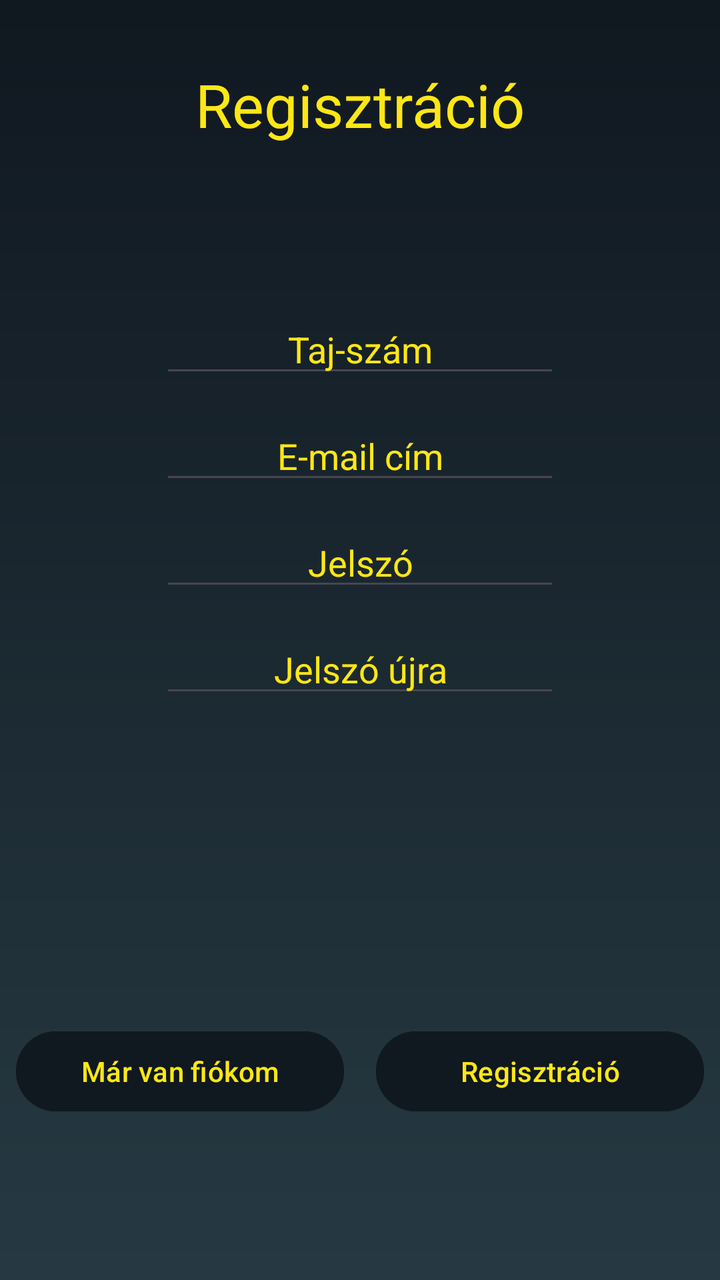
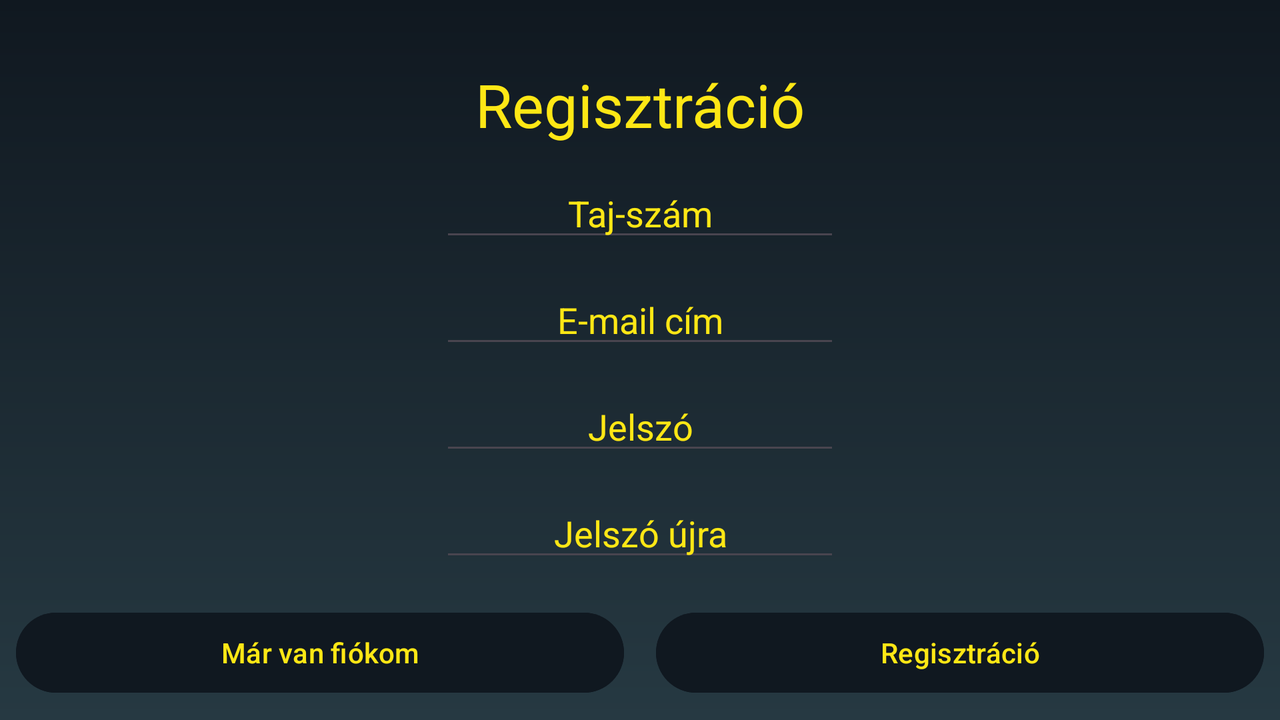

Two renders of one Android screen. The first uses the default layout on a phone; the second uses the alternative layout the repository ships for a different screen configuration, on a matching device. The two XML files are below.
<!-- AndroidManifest.xml: application theme Theme.AppointmentApp -->
<!-- res/layout/activity_register.xml -->
<?xml version="1.0" encoding="utf-8"?>
<androidx.constraintlayout.widget.ConstraintLayout
    xmlns:android="http://schemas.android.com/apk/res/android"
    xmlns:app="http://schemas.android.com/apk/res-auto"
    xmlns:tools="http://schemas.android.com/tools"
    android:id="@+id/register"
    android:layout_width="match_parent"
    android:layout_height="match_parent"
    android:background="@drawable/login_background"
    tools:context=".activites.RegisterActivity">

    <TextView
        android:id="@+id/registrationTextView"
        android:layout_width="0dp"
        android:layout_height="wrap_content"
        android:text="@string/registration"
        android:textColor="@color/yellow"
        android:textSize="30sp"
        android:textAlignment="center"
        app:layout_constraintTop_toTopOf="parent"
        app:layout_constraintStart_toStartOf="parent"
        app:layout_constraintEnd_toEndOf="parent"
        app:layout_constraintBottom_toTopOf="@+id/regTajEditText"
        android:layout_marginTop="32dp" />

    <EditText
        android:id="@+id/regTajEditText"
        android:layout_width="200dp"
        android:layout_height="wrap_content"
        android:layout_marginTop="80dp"
        android:ems="10"
        android:hint="@string/taj"
        android:inputType="number"
        android:maxLength="11"
        android:textAlignment="center"
        android:textColor="@color/yellow"
        android:textColorHint="@color/yellow"
        app:layout_constraintEnd_toEndOf="parent"
        app:layout_constraintStart_toStartOf="parent"
        app:layout_constraintTop_toBottomOf="@+id/registrationTextView" />

    <EditText
        android:id="@+id/emailEditText"
        android:layout_width="200dp"
        android:layout_height="wrap_content"
        android:hint="@string/email"
        android:inputType="textEmailAddress"
        android:ems="10"
        android:textAlignment="center"
        android:textColor="@color/yellow"
        android:textColorHint="@color/yellow"
        app:layout_constraintTop_toBottomOf="@id/regTajEditText"
        app:layout_constraintStart_toStartOf="parent"
        app:layout_constraintEnd_toEndOf="parent"
        android:layout_marginTop="12dp" />


    <EditText
        android:id="@+id/regPassEditText"
        android:layout_width="200dp"
        android:layout_height="wrap_content"
        android:hint="@string/pass"
        android:inputType="textPassword"
        android:ems="10"
        android:textAlignment="center"
        android:textColor="@color/yellow"
        android:textColorHint="@color/yellow"
        app:layout_constraintTop_toBottomOf="@id/emailEditText"
        app:layout_constraintStart_toStartOf="parent"
        app:layout_constraintEnd_toEndOf="parent"
        android:layout_marginTop="12dp" />


    <EditText
        android:id="@+id/regPassEditTextAgain"
        android:layout_width="200dp"
        android:layout_height="wrap_content"
        android:hint="@string/passAgain"
        android:inputType="textPassword"
        android:ems="10"
        android:textAlignment="center"
        android:textColor="@color/yellow"
        android:textColorHint="@color/yellow"
        app:layout_constraintTop_toBottomOf="@id/regPassEditText"
        app:layout_constraintStart_toStartOf="parent"
        app:layout_constraintEnd_toEndOf="parent"
        android:layout_marginTop="12dp" />


    <LinearLayout
        android:id="@+id/registerButtonsLayout"
        android:layout_width="0dp"
        android:layout_height="wrap_content"
        android:layout_marginTop="150dp"
        android:gravity="center"
        android:orientation="horizontal"
        app:layout_constraintEnd_toEndOf="parent"
        app:layout_constraintStart_toStartOf="parent"
        app:layout_constraintTop_toBottomOf="@id/regPassEditTextAgain">

        <Button
            android:id="@+id/goToLogButton"
            android:layout_width="0dp"
            android:layout_height="wrap_content"
            android:layout_margin="8dp"
            android:layout_weight="1"
            android:backgroundTint="@color/dark"
            android:onClick="goToLogButton"
            android:text="@string/goToLog"
            android:textColor="@color/yellow" />

        <Button
            android:id="@+id/regButton"
            android:layout_width="0dp"
            android:layout_height="wrap_content"
            android:layout_margin="8dp"
            android:layout_weight="1"
            android:backgroundTint="@color/dark"
            android:onClick="executeRegButton"
            android:text="@string/registration"
            android:textColor="@color/yellow" />
    </LinearLayout>

</androidx.constraintlayout.widget.ConstraintLayout>
<!-- resources referenced by this layout -->
<resources>
  <color name="dark">#101820</color>
  <color name="yellow">#FEE715</color>
  <!-- drawable login_background (drawable) -->
  <?xml version="1.0" encoding="utf-8"?>
  <shape xmlns:android="http://schemas.android.com/apk/res/android">
      <gradient
          android:type="linear"
          android:angle="100"
          android:startColor="#101820"
      android:endColor="#263942" />
  
      <LinearLayout
          android:layout_width="match_parent"
          android:layout_height="wrap_content"
          android:gravity="center"
          ></LinearLayout>
  
  
  </shape>
  <string name="email">E-mail cím</string>
  <string name="goToLog">Már van fiókom</string>
  <string name="pass">Jelszó</string>
  <string name="passAgain">Jelszó újra</string>
  <string name="registration">Regisztráció</string>
  <string name="taj">Taj-szám</string>
  <style name="Theme.AppointmentApp" parent="Base.Theme.AppointmentApp" />
  <style name="Base.Theme.AppointmentApp" parent="Theme.Material3.DayNight.NoActionBar">
          
          
      </style>
</resources>
<!-- res/layout-land/activity_register.xml (the repository's variant of the layout above) -->
<!-- drawn on the phone turned sideways -->
<?xml version="1.0" encoding="utf-8"?>
<androidx.constraintlayout.widget.ConstraintLayout xmlns:android="http://schemas.android.com/apk/res/android" xmlns:app="http://schemas.android.com/apk/res-auto" xmlns:tools="http://schemas.android.com/tools" android:id="@+id/register" android:layout_width="match_parent" android:layout_height="match_parent" android:background="@drawable/login_background" tools:context=".activites.RegisterActivity">
    <TextView android:id="@+id/registrationTextView" android:layout_width="0dp" android:layout_height="wrap_content" android:text="@string/registration" android:textColor="@color/yellow" android:textSize="30sp" android:textAlignment="center" app:layout_constraintTop_toTopOf="parent" app:layout_constraintStart_toStartOf="parent" app:layout_constraintEnd_toEndOf="parent" app:layout_constraintBottom_toTopOf="@+id/regTajEditText" android:layout_marginTop="32dp"/>
    <EditText android:id="@+id/regTajEditText" android:layout_width="200dp" android:layout_height="wrap_content" android:ems="10" android:hint="@string/taj" android:inputType="number" android:maxLength="11" android:textAlignment="center" android:textColor="@color/yellow" android:textColorHint="@color/yellow" app:layout_constraintTop_toBottomOf="@+id/registrationTextView" app:layout_constraintStart_toStartOf="parent" app:layout_constraintEnd_toEndOf="parent" android:layout_marginTop="12dp"/>
    <EditText android:id="@+id/emailEditText" android:layout_width="200dp" android:layout_height="wrap_content" android:hint="@string/email" android:inputType="textEmailAddress" android:ems="10" android:textAlignment="center" android:textColor="@color/yellow" android:textColorHint="@color/yellow" app:layout_constraintTop_toBottomOf="@id/regTajEditText" app:layout_constraintStart_toStartOf="parent" app:layout_constraintEnd_toEndOf="parent" android:layout_marginTop="12dp"/>
    <EditText android:id="@+id/regPassEditText" android:layout_width="200dp" android:layout_height="wrap_content" android:hint="@string/pass" android:inputType="textPassword" android:ems="10" android:textAlignment="center" android:textColor="@color/yellow" android:textColorHint="@color/yellow" app:layout_constraintTop_toBottomOf="@id/emailEditText" app:layout_constraintStart_toStartOf="parent" app:layout_constraintEnd_toEndOf="parent" android:layout_marginTop="12dp"/>
    <EditText android:id="@+id/regPassEditTextAgain" android:layout_width="200dp" android:layout_height="wrap_content" android:ems="10" android:hint="@string/passAgain" android:inputType="textPassword" android:textAlignment="center" android:textColor="@color/yellow" android:textColorHint="@color/yellow" app:layout_constraintTop_toBottomOf="@id/regPassEditText" app:layout_constraintStart_toStartOf="parent" app:layout_constraintEnd_toEndOf="parent" android:layout_marginTop="12dp"/>
    <LinearLayout android:id="@+id/registerButtonsLayout" android:layout_width="0dp" android:layout_height="wrap_content" android:gravity="center" android:orientation="horizontal" app:layout_constraintBottom_toBottomOf="parent" app:layout_constraintEnd_toEndOf="parent" app:layout_constraintStart_toStartOf="parent" app:layout_constraintTop_toBottomOf="@+id/regPassEditTextAgain" app:layout_constraintVertical_bias="0.831">
        <Button android:id="@+id/goToLogButton" android:layout_width="0dp" android:layout_height="wrap_content" android:layout_margin="8dp" android:layout_weight="1" android:backgroundTint="@color/dark" android:onClick="goToLogButton" android:text="@string/goToLog" android:textColor="@color/yellow"/>
        <Button android:id="@+id/regButton" android:layout_width="0dp" android:layout_height="wrap_content" android:layout_margin="8dp" android:layout_weight="1" android:backgroundTint="@color/dark" android:onClick="executeRegButton" android:text="@string/registration" android:textColor="@color/yellow"/>
    </LinearLayout>
</androidx.constraintlayout.widget.ConstraintLayout>
